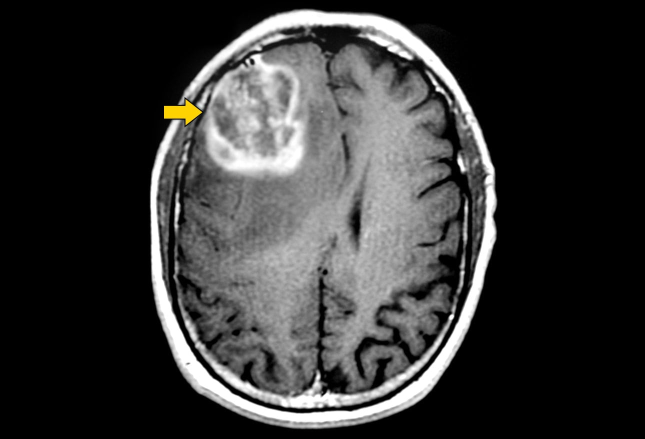
#> input picture R (1).jpeg, 1290 x 878 px, given in place of aug_Tumor (1)_0_1276.jpg, which was not available (shown at 1/2 size)
$ jupyter execute --allow-errors 'Brain Tumor detection using CNN .ipynb'   (shell and % lines are left out)   (text cells are left out)
#> lines starting #> are read from the running program, lines starting #| are printed output that depends on the picture; after the words box and inside, x2 and y2 are one past the last pixel; in counts of white or black regions, pixels touching at a corner belong together; pictures that were not available may be replaced by others from this repository, and a replacement may not be noted
#> further down, ex_img is the input picture: shape (878, 1290, 3); mean B, G, R 54.1, 54.5, 54.5
[cell 1]
import tensorflow as tf
from tensorflow.keras.layers import Conv2D, Input, ZeroPadding2D, BatchNormalization, Activation, MaxPooling2D, Flatten, Dense
from tensorflow.keras.models import Model, load_model
from tensorflow.keras.callbacks import TensorBoard, ModelCheckpoint
from sklearn.model_selection import train_test_split
from sklearn.metrics import f1_score
from sklearn.utils import shuffle
import cv2
import imutils
import numpy as np
import matplotlib.pyplot as plt
import time
from os import listdir
from keras.preprocessing import image
from keras.models import load_model
import numpy as np
from keras.applications.resnet50 import preprocess_input
from sklearn.decomposition import PCA

[cell 2]
def crop_brain_contour(image, plot=False):

    #import imutils
    #import cv2
    #from matplotlib import pyplot as plt

    # Convert the image to grayscale, and blur it slightly
#> called with plot = True
    gray = cv2.cvtColor(image, cv2.COLOR_BGR2GRAY)
    gray = cv2.GaussianBlur(gray, (5, 5), 0)

    # Threshold the image, then perform a series of erosions +
    # dilations to remove any small regions of noise
    thresh = cv2.threshold(gray, 45, 255, cv2.THRESH_BINARY)[1]
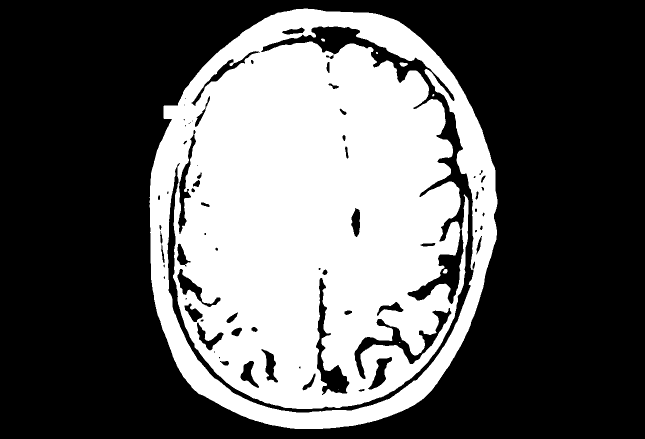
#> thresh: shape (878, 1290) (shown at 1/2 size); 36.9% white; 8 white regions (4 under 20 px), largest, box (x1, y1, x2, y2) and area: (299, 17, 995, 858) 417327, (799, 125, 816, 134) 101, (885, 538, 895, 547) 68, (642, 77, 650, 83) 37
    thresh = cv2.erode(thresh, None, iterations=2)
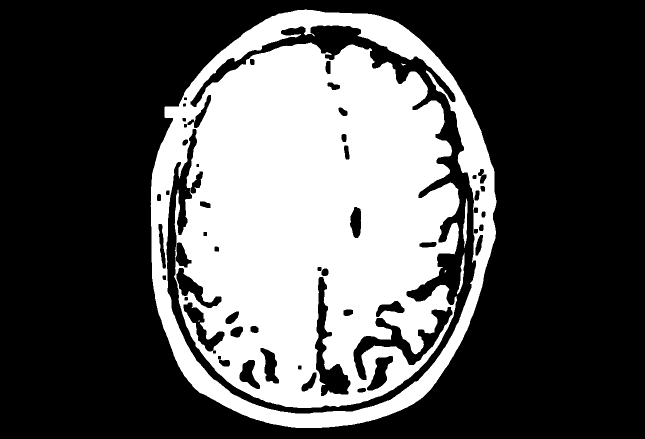
#> thresh: shape (878, 1290) (shown at 1/2 size); 33.8% white; 7 white regions (3 under 20 px), largest, box (x1, y1, x2, y2) and area: (301, 19, 993, 856) 381581, (926, 397, 935, 496) 476, (914, 506, 929, 589) 398, (802, 127, 812, 131) 21
    thresh = cv2.dilate(thresh, None, iterations=2)
#> thresh: shape (878, 1290); 36.8% white; 4 white regions

    # Find contours in thresholded image, then grab the largest one
    cnts = cv2.findContours(thresh.copy(), cv2.RETR_EXTERNAL, cv2.CHAIN_APPROX_SIMPLE)
#> cnts = 1 contour; box (x1, y1, x2, y2) and area: (299, 17, 995, 858) 472069
    cnts = imutils.grab_contours(cnts)
    c = max(cnts, key=cv2.contourArea)
#> c = contour of 1073 points, box (x1, y1, x2, y2) (299, 17, 995, 858), area 472069


    # Find the extreme points
    extLeft = tuple(c[c[:, :, 0].argmin()][0])
#> extLeft = (299, 401)
    extRight = tuple(c[c[:, :, 0].argmax()][0])
#> extRight = (994, 408)
    extTop = tuple(c[c[:, :, 1].argmin()][0])
#> extTop = (607, 17)
    extBot = tuple(c[c[:, :, 1].argmax()][0])
#> extBot = (589, 857)

    # crop new image out of the original image using the four extreme points (left, right, top, bottom)
    new_image = image[extTop[1]:extBot[1], extLeft[0]:extRight[0]]
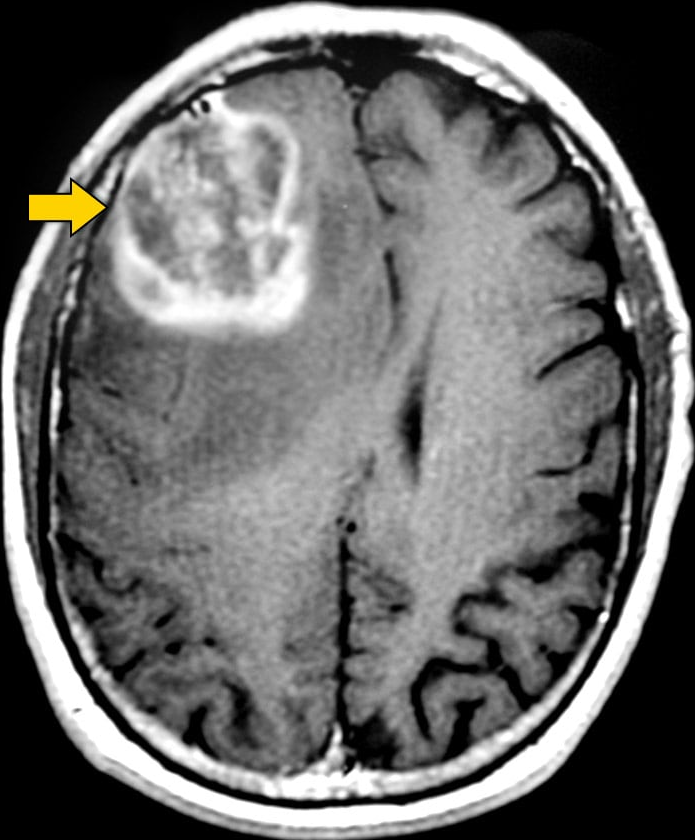
#> new_image: shape (840, 695, 3); mean B, G, R 105, 105.6, 105.8

    if plot:
        plt.figure()

        plt.subplot(1, 2, 1)
        plt.imshow(image)

        plt.tick_params(axis='both', which='both',
                        top=False, bottom=False, left=False, right=False,
                        labelbottom=False, labeltop=False, labelleft=False, labelright=False)

        plt.title('Original Image')

        plt.subplot(1, 2, 2)
        plt.imshow(new_image)

        plt.tick_params(axis='both', which='both',
                        top=False, bottom=False, left=False, right=False,
                        labelbottom=False, labeltop=False, labelleft=False, labelright=False)

        plt.title('Cropped Image')

        plt.show()
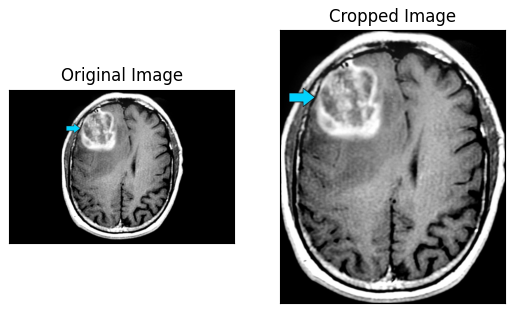
#> figure drawn by matplotlib, 2 panels; B, G, R data is drawn as R, G, B

    return new_image

[cell 3]
ex_img = cv2.imread("C:/Users/lenovo/Desktop/Siar-dataset/yes/aug_Tumor (1)_0_1276.jpg")
ex_new_img = crop_brain_contour(ex_img, True)

[cell 4]
def load_data(dir_list, image_size):
    """
    Read images, resize and normalize them.
    Arguments:
        dir_list: list of strings representing file directories.
    Returns:
        X: A numpy array with shape = (#_examples, image_width, image_height, #_channels)
        y: A numpy array with shape = (#_examples, 1)
    """
#> called with image_size = (64, 64)

    # load all images in a directory
    X = []
    y = []
    image_width, image_height = image_size

    for directory in dir_list:
        for filename in listdir(directory):
            # load the image
            image = cv2.imread(directory + '\\' + filename)
            # crop the brain and ignore the unnecessary rest part of the image
            image = crop_brain_contour(image, plot=False)
            # resize image
            image = cv2.resize(image, dsize=(image_width, image_height), interpolation=cv2.INTER_CUBIC)
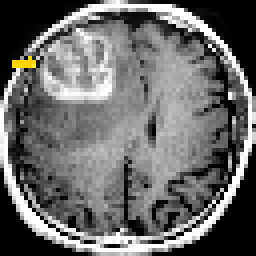
#> image: shape (64, 64, 3) (shown 4 times larger); mean B, G, R 105.3, 105.9, 106.1
            # normalize values
            image = image / 255.
            # convert image to numpy array and append it to X
            X.append(image)
            # append a value of 1 to the target array if the image
            # is in the folder named 'yes', otherwise append 0.
            if directory[-3:] == 'yes':
                y.append([1])
            else:
                y.append([0])

    X = np.array(X)
    y = np.array(y)

    # Shuffle the data
    X, y = shuffle(X, y)
#> y = [0, 1]

    print(f'Number of examples is: {len(X)}')
#| Number of examples is: 2
    print(f'X shape is: {X.shape}')
#| X shape is: (2, 64, 64, 3)
    print(f'y shape is: {y.shape}')
#| y shape is: (2, 1)

    return X, y

[cell 5]
augmented_path = 'C:/Users/lenovo/Desktop/Siar-dataset/'

# augmented data (yes and no) contains both the original and the new generated examples
augmented_yes = augmented_path + 'yes'
augmented_no = augmented_path + 'no'

IMG_WIDTH, IMG_HEIGHT = (64, 64)

X, y = load_data([augmented_yes, augmented_no], (IMG_WIDTH, IMG_HEIGHT))
#> y = [0, 1]

[cell 6]
# Create a PCA instance with 2 components
pca = PCA(n_components=2)

# Fit and transform your data to 2D
X_2d = pca.fit_transform(X.reshape(X.shape[0], -1))
#> X_2d = [[0, 0], [0, 0]]

# Create a dictionary to map labels to colors
label_to_color = {0: "blue", 1: "red"}
y = y.ravel()
# Create a list of colors based on the labels
point_colors = [label_to_color[label] for label in y]
#> point_colors = ['blue', 'red']

# Now you can create a 2D scatter plot with the specified colors
plt.scatter(X_2d[:, 0], X_2d[:, 1], c=point_colors, s=2)
plt.show()
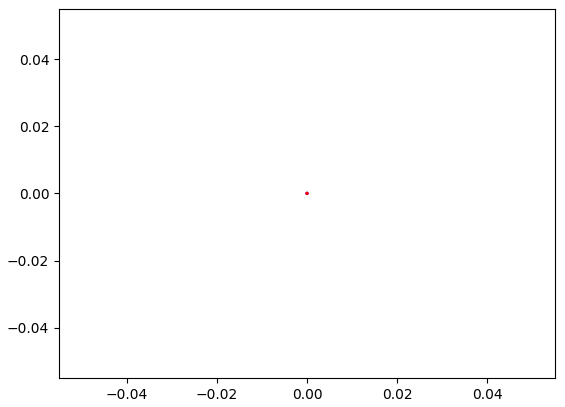
#> figure drawn by matplotlib, 1 panel

[cell 7]
def plot_sample_images(X, y, n=50):
    """
    Plots n sample images for both values of y (labels).
    Arguments:
        X: A numpy array with shape = (#_examples, image_width, image_height, #_channels)
        y: A numpy array with shape = (#_examples, 1)
    """
#> called with X = array of shape (2, 64, 64, 3), y = array of shape (2,), n = 50

    for label in [0,1]:
        # grab the first n images with the corresponding y values equal to label
        images = X[np.argwhere(y == label)]
        n_images = images[:n]

        columns_n = 10
        rows_n = int(n/ columns_n)

        plt.figure(figsize=(20, 10))

        i = 1 # current plot
        for image in n_images:
            plt.subplot(rows_n, columns_n, i)
            plt.imshow(image[0])

            # remove ticks
            plt.tick_params(axis='both', which='both',
                            top=False, bottom=False, left=False, right=False,
                           labelbottom=False, labeltop=False, labelleft=False, labelright=False)

            i += 1

        label_to_str = lambda label: "Yes" if label == 1 else "No"
        plt.suptitle(f"Brain Tumor: {label_to_str(label)}")
        plt.show()

[cell 8]
plot_sample_images(X, y)

[cell 9]
def split_data(X, y, test_size):

    """
    Splits data into training, development and test sets.
    Arguments:
        X: A numpy array with shape = (#_examples, image_width, image_height, #_channels)
        y: A numpy array with shape = (#_examples, 1)
    Returns:
        X_train: A numpy array with shape = (#_train_examples, image_width, image_height, #_channels)
        y_train: A numpy array with shape = (#_train_examples, 1)
        X_val: A numpy array with shape = (#_val_examples, image_width, image_height, #_channels)
        y_val: A numpy array with shape = (#_val_examples, 1)
        X_test: A numpy array with shape = (#_test_examples, image_width, image_height, #_channels)
        y_test: A numpy array with shape = (#_test_examples, 1)
    """
#> called with X = array of shape (2, 64, 64, 3), y = array of shape (2,), test_size = 0.3

    X_train, X_test_val, y_train, y_test_val = train_test_split(X, y, test_size=test_size)
#> y_train = [1]; y_test_val = [0]
    X_test, X_val, y_test, y_val = train_test_split(X_test_val, y_test_val, test_size=0.5)

    return X_train, y_train, X_val, y_val, X_test, y_test
